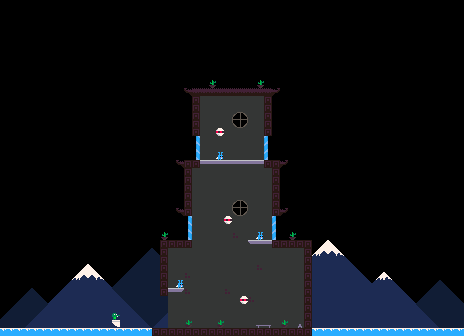

Below is a game level as drawn by its tile map, then a one-line description and the .tmx that defines it (tile-layer data replaced by summaries):
An orthogonal 58x42 tile map with 8x8 px tiles, 3 tile layers (BG, MAP, Sprites), 3 tilesets.

<map version="1.8" tiledversion="1.8.2" orientation="orthogonal" renderorder="right-down" width="58" height="42" tilewidth="8" tileheight="8" infinite="0" nextlayerid="5" nextobjectid="1">
 <editorsettings>
  <export target="level1.json" format="json" />
 </editorsettings>
 <tileset firstgid="1" name="tiles" tilewidth="8" tileheight="8" tilecount="256" columns="16">
  <image source="../../public/tiles.png" width="128" height="128" />
 </tileset>
 <tileset firstgid="257" source="sprites.tsx" />
 <tileset firstgid="513" source="tiles.tsx" />
 <layer id="3" name="BG" width="58" height="42">
  <properties>
   <property name="music" value="mission" />
   <property name="objective" value="Save the Bunnies, Get out!" />
   <property name="save" type="int" value="100" />
   <property name="sky" value="dusk" />
   <property name="time" type="int" value="3" />
   <property name="title" value="Piece Of Cake!" />
   <property name="warning" value="" />
   <property name="weather" value="" />
  </properties>
  <data>[2436 cells, 673 non-empty, 24 distinct tile ids]</data>
 </layer>
 <layer id="1" name="MAP" width="58" height="42">
  <data>[2436 cells, 150 non-empty, 11 distinct tile ids]</data>
 </layer>
 <layer id="4" name="Sprites" width="58" height="42">
  <data>[2436 cells, 15 non-empty, 5 distinct tile ids]</data>
 </layer>
</map>